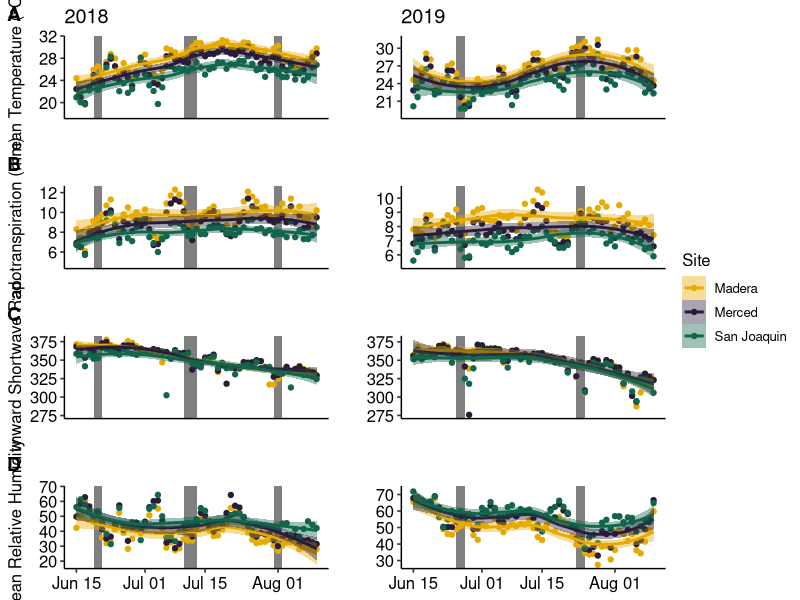

Here is the R script that generated this plot:
# Packages w/ version numbers.
library(tidyverse); packageVersion('tidyverse')
library(ggpubr); packageVersion('ggpubr')
library(lubridate); packageVersion('lubridate')

# Theme set and Color Palettes
theme_set(theme_pubr())
site_palette <- c('#e6ab02', '#281c39', '#12664c')

# Take terraclimate point data and get mean annual precipitation, Evapotranspiration and PDSI
# then calculate an aridity index.
Get_aridity <- function(terraclimdf){
  temp  <- terraclimdf %>% group_by(Year) %>% summarize(Annual_precip_mm = sum(ppt.mm.), Annual_ETo_mm = sum(pet.mm.), Annual_PDSI = mean(PDSI.unitless.), Annual_soilmoisture_mm = sum(soil.mm.))
  # get the last normal AKA 1990 to 2021 
  temp2 <- temp %>% filter(between(Year, 1990, 2021)) %>% summarize(MA_Prec = mean(Annual_precip_mm), MA_ETo = mean(Annual_ETo_mm), M_monthly_PDSI = mean(Annual_PDSI), MA_Soil_moisture = mean(Annual_soilmoisture_mm))
  temp2$Aridity_index <- temp2$MA_Prec / temp2$MA_ETo
  return(temp2)
}

#Aridity Index Value chart https://doi.org/10.1038/s41597-022-01493-1
# Climate Class 
# <0.03 Hyper Arid
# 0.03–0.2 Arid
# 0.2–0.5 Semi-Arid
# 0.5–0.65 Dry sub-humid
# >0.65 Humid

##### Coords #####
#Smoky Valley Ranch prairie [latitude 38.8665, longitude -100.9951]
#Smoky Valley Ranch grain field [38.8791, -100.9828]
#Hayes prairie [38.8355, -99.3033]
#The Land Institute grain field [38.6943, -97.5912]
#The Land Institute prairie [38.9698, -97.4690]
#Konza native prairie [39.1056, -96.6099])

# Load point data
Madera_2018 <- read.csv("Madera_2018.csv", skip = 14, header = TRUE)
Madera_2019 <- read.csv("Madera_2019.csv", skip = 14, header = TRUE)
Madera_data <- rbind(Madera_2018, Madera_2019)
Madera_data$Year <- as.factor(Madera_data$Year)
Madera_data$Month <- as.factor(Madera_data$Month)
Madera_data$Day <- as.factor(Madera_data$Day)
Madera_data$Site <- as.factor("Madera")
Madera_data$Date <- paste(Madera_data$Year, Madera_data$Month, Madera_data$Day, sep = "_")
summary(Madera_data)


Merced_2018 <- read.csv("Merced_2018.csv", skip = 14, header = TRUE)
Merced_2019 <- read.csv("Merced_2019.csv", skip = 14, header = TRUE)
Merced_data <- rbind(Merced_2018, Merced_2019)
Merced_data$Year <- as.factor(Merced_data$Year)
Merced_data$Month <- as.factor(Merced_data$Month)
Merced_data$Day <- as.factor(Merced_data$Day)
Merced_data$Site <- as.factor("Merced")
Merced_data$Date <- paste(Merced_data$Year, Merced_data$Month, Merced_data$Day, sep = "_")
summary(Merced_data)


Sanjoaquin_2018 <- read.csv("Sanjoaquin_2018.csv", skip = 14, header = TRUE)
Sanjoaquin_2019 <- read.csv("Sanjoaquin_2019.csv", skip = 14, header = TRUE)
Sanjoaquin_data <- rbind(Sanjoaquin_2018, Sanjoaquin_2019)
Sanjoaquin_data$Year <- as.factor(Sanjoaquin_data$Year)
Sanjoaquin_data$Month <- as.factor(Sanjoaquin_data$Month)
Sanjoaquin_data$Day <- as.factor(Sanjoaquin_data$Day)
Sanjoaquin_data$Site <- as.factor("San Joaquin")
Sanjoaquin_data$Date <- paste(Sanjoaquin_data$Year, Sanjoaquin_data$Month, Sanjoaquin_data$Day, sep = "_")
summary(Sanjoaquin_data)

full_data <- rbind(Madera_data, Merced_data, Sanjoaquin_data)

full_data$Month_Long <- month(ymd(full_data$Date), label = TRUE, abbr = FALSE)
full_data$Date <- ymd(full_data$Date)
colnames(full_data)

full_data <- full_data[full_data$Month_Long != "May",]
full_data <- full_data[full_data$Month_Long != "September",]


# Plots of weather data
# temperature
full_data$temp_mean <- (full_data$tmmn.degC. + full_data$tmmx.degC.) / 2

a <- ggplot(full_data[full_data$Year == 2018,], aes(x = Date, y = temp_mean, color = Site, fill = Site)) +
  annotate("rect", fill = "black", alpha= 0.5, xmin=as.Date("2018-06-19"), xmax=as.Date("2018-06-21"), ymin=-Inf, ymax=Inf) + 
  annotate("rect", fill = "black", alpha= 0.5, xmin=as.Date("2018-07-10"), xmax=as.Date("2018-07-13"), ymin=-Inf, ymax=Inf) + 
  annotate("rect", fill = "black", alpha= 0.5, xmin=as.Date("2018-07-31"), xmax=as.Date("2018-08-02"), ymin=-Inf, ymax=Inf) +
  geom_point() +
  geom_smooth() +
  ylab("Mean Temperature (°C)") +
  ggtitle("2018") +
  scale_x_date(limits = as.Date(c("2018-06-15","2018-08-10"))) +
  scale_color_manual(values = site_palette) +
  scale_fill_manual(values = site_palette) +
  theme(legend.text.align = 0,
        axis.text.x = element_blank(),
        axis.ticks.x = element_blank(),
        axis.title.x = element_blank(),
        legend.position = 'right')

b <- ggplot(full_data[full_data$Year == 2019,], aes(x = Date, y = temp_mean, color = Site, fill = Site)) + 
  annotate("rect", fill = "black", alpha= 0.5, xmin=as.Date("2019-06-25"), xmax=as.Date("2019-06-27"), ymin=-Inf, ymax=Inf) + 
  annotate("rect", fill = "black", alpha= 0.5, xmin=as.Date("2019-07-23"), xmax=as.Date("2019-07-25"), ymin=-Inf, ymax=Inf) + 
  geom_point() +
  geom_smooth() +
  ylab("Mean Temperature (°C)") +
  ggtitle("2019") +
  scale_x_date(limits = as.Date(c("2019-06-15","2019-08-10"))) +
  scale_color_manual(values = site_palette) +
  scale_fill_manual(values = site_palette) +
  theme(legend.text.align = 0,
        axis.text.x = element_blank(),
        axis.ticks.x = element_blank(),
        axis.title.y = element_blank(),
        axis.title.x = element_blank(),
        legend.position = 'right')

# Evapotranspiration 
c <- ggplot(full_data[full_data$Year == 2018,], aes(x = Date, y = pet.mm., color = Site, fill = Site)) +
  annotate("rect", fill = "black", alpha= 0.5, xmin=as.Date("2018-06-19"), xmax=as.Date("2018-06-21"), ymin=-Inf, ymax=Inf) + 
  annotate("rect", fill = "black", alpha= 0.5, xmin=as.Date("2018-07-10"), xmax=as.Date("2018-07-13"), ymin=-Inf, ymax=Inf) + 
  annotate("rect", fill = "black", alpha= 0.5, xmin=as.Date("2018-07-31"), xmax=as.Date("2018-08-02"), ymin=-Inf, ymax=Inf) +
  geom_point() +
  geom_smooth() +
  ylab("Evapotranspiration (mm)") +
  scale_x_date(limits = as.Date(c("2018-06-15","2018-08-10"))) +
  scale_color_manual(values = site_palette) +
  scale_fill_manual(values = site_palette) +
  theme(legend.text.align = 0,
        axis.text.x = element_blank(),
        axis.ticks.x = element_blank(),
        axis.title.x = element_blank(),
        legend.position = 'right')

d <- ggplot(full_data[full_data$Year == 2019,], aes(x = Date, y = pet.mm., color = Site, fill = Site)) +
  annotate("rect", fill = "black", alpha= 0.5, xmin=as.Date("2019-06-25"), xmax=as.Date("2019-06-27"), ymin=-Inf, ymax=Inf) + 
  annotate("rect", fill = "black", alpha= 0.5, xmin=as.Date("2019-07-23"), xmax=as.Date("2019-07-25"), ymin=-Inf, ymax=Inf) +
  geom_point() +
  geom_smooth() +
  ylab("Evapotranspiration (mm)") +
  scale_x_date(limits = as.Date(c("2019-06-15","2019-08-10"))) +
  scale_color_manual(values = site_palette) +
  scale_fill_manual(values = site_palette) +
  theme(legend.text.align = 0,
        axis.text.x = element_blank(),
        axis.ticks.x = element_blank(),
        axis.title.y = element_blank(),
        axis.title.x = element_blank(),
        legend.position = 'right')

# Solar Radiation 
e <- ggplot(full_data[full_data$Year == 2018,], aes(x = Date, y = srad.Wm.2., color = Site, fill = Site)) +
  annotate("rect", fill = "black", alpha= 0.5, xmin=as.Date("2018-06-19"), xmax=as.Date("2018-06-21"), ymin=-Inf, ymax=Inf) + 
  annotate("rect", fill = "black", alpha= 0.5, xmin=as.Date("2018-07-10"), xmax=as.Date("2018-07-13"), ymin=-Inf, ymax=Inf) + 
  annotate("rect", fill = "black", alpha= 0.5, xmin=as.Date("2018-07-31"), xmax=as.Date("2018-08-02"), ymin=-Inf, ymax=Inf) +
  geom_point() +
  geom_smooth() +
  ylab("Downward Shortwave Rad.") +
  scale_x_date(limits = as.Date(c("2018-06-15","2018-08-10"))) +
  scale_color_manual(values = site_palette) +
  scale_fill_manual(values = site_palette) +
  theme(legend.text.align = 0,
        axis.text.x = element_blank(),
        axis.ticks.x = element_blank(),
        axis.title.x = element_blank(),
        legend.position = 'right')

f <- ggplot(full_data[full_data$Year == 2019,], aes(x = Date, y = srad.Wm.2., color = Site, fill = Site)) +
  annotate("rect", fill = "black", alpha= 0.5, xmin=as.Date("2019-06-25"), xmax=as.Date("2019-06-27"), ymin=-Inf, ymax=Inf) + 
  annotate("rect", fill = "black", alpha= 0.5, xmin=as.Date("2019-07-23"), xmax=as.Date("2019-07-25"), ymin=-Inf, ymax=Inf) +
  geom_point() +
  geom_smooth() +
  ylab("Downward Shortwave Rad.") +
  scale_x_date(limits = as.Date(c("2019-06-15","2019-08-10"))) +
  scale_color_manual(values = site_palette) +
  scale_fill_manual(values = site_palette) +
  theme(legend.text.align = 0,
        axis.text.x = element_blank(),
        axis.ticks.x = element_blank(),
        axis.title.y = element_blank(),
        axis.title.x = element_blank(),
        legend.position = 'right')

# Relative Humidity 
full_data$rel_humid_mean <- (full_data$rmin... + full_data$rmax...) / 2
g <- ggplot(full_data[full_data$Year == 2018,], aes(x = Date, y = rel_humid_mean, color = Site, fill = Site)) +
  annotate("rect", fill = "black", alpha= 0.5, xmin=as.Date("2018-06-19"), xmax=as.Date("2018-06-21"), ymin=-Inf, ymax=Inf) + 
  annotate("rect", fill = "black", alpha= 0.5, xmin=as.Date("2018-07-10"), xmax=as.Date("2018-07-13"), ymin=-Inf, ymax=Inf) + 
  annotate("rect", fill = "black", alpha= 0.5, xmin=as.Date("2018-07-31"), xmax=as.Date("2018-08-02"), ymin=-Inf, ymax=Inf) +
  geom_point() +
  geom_smooth() +
  ylab("Mean Relative Humidity") +
  scale_x_date(limits = as.Date(c("2018-06-15","2018-08-10"))) +
  scale_color_manual(values = site_palette) +
  scale_fill_manual(values = site_palette) +
  theme(legend.text.align = 0,
        axis.title.x = element_blank(),
        legend.position = 'right')

h <- ggplot(full_data[full_data$Year == 2019,], aes(x = Date, y = rel_humid_mean, color = Site, fill = Site)) +
  annotate("rect", fill = "black", alpha= 0.5, xmin=as.Date("2019-06-25"), xmax=as.Date("2019-06-27"), ymin=-Inf, ymax=Inf) + 
  annotate("rect", fill = "black", alpha= 0.5, xmin=as.Date("2019-07-23"), xmax=as.Date("2019-07-25"), ymin=-Inf, ymax=Inf) +
  geom_point() +
  geom_smooth() +
  ylab("Mean Relative Humidity") +
  scale_x_date(limits = as.Date(c("2019-06-15","2019-08-10"))) +
  scale_color_manual(values = site_palette) +
  scale_fill_manual(values = site_palette) +
  theme(legend.text.align = 0,
        axis.title.y = element_blank(),
        axis.title.x = element_blank(),
        legend.position = 'right')


combine_plots <- ggarrange(a,b,c,d,e,f,g,h, nrow = 4, ncol = 2, align = 'hv', common.legend = TRUE, legend = 'right', labels = c("A", "", "B", "", "C", "", "D", ""))

ggsave("Weather_data_plot.svg", combine_plots, height = 10, width = 10)

# Stats
temp_mod <- lm(temp_mean ~ Site + Year, data=full_data)
evap_mod <- lm(pet.mm. ~ Site + Year, data=full_data)
srad_mod <- lm(srad.Wm.2. ~ Site + Year, data=full_data)
rhum_mod <- lm(rel_humid_mean ~ Site + Year, data=full_data)

anova(temp_mod)
anova(evap_mod)
anova(srad_mod)
anova(rhum_mod)

pairs(emmeans::emmeans(temp_mod,~Site))
pairs(emmeans::emmeans(evap_mod,~Site))
pairs(emmeans::emmeans(srad_mod,~Site))
pairs(emmeans::emmeans(rhum_mod,~Site))
